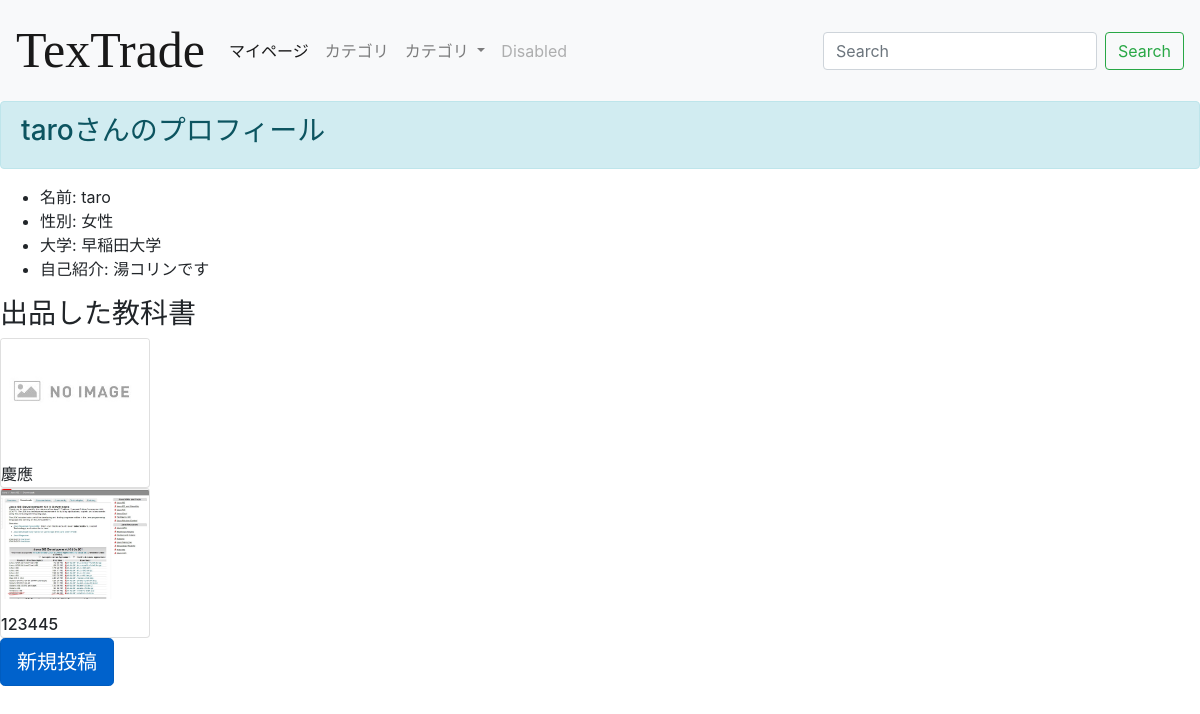
The app's page /profile/1 with its own data.
### textapp/models.py (models this page shows, shortened)
class Usermodel(models.Model):
    intro = models.TextField(blank=True, default='')
    user = models.OneToOneField(User, on_delete=models.CASCADE, related_name='profile',null='True')
    gender = models.CharField(max_length=20, blank=True)
    college = models.CharField(max_length=30, blank=True)

class Textbookmodel(models.Model):
    title = models.CharField(max_length=100)
    content =models.TextField()
    author = models.CharField(max_length=100)
    images = models.ImageField(upload_to='', null=True ,blank=True ,default='noimage.jpg')
    good = models.IntegerField(null=True, blank=True, default=0)
    goodtext = models.CharField(max_length=200, null=True, blank=True, default='a')
    published_date = models.DateTimeField(blank=True,null=True)
    created_date = models.DateTimeField(default=timezone.now)
    live = models.BooleanField(default=False)
    price = models.IntegerField(default=0)
    collegecategory = models.CharField(max_length=30 ,blank=True)
    facultycategory = models.CharField(max_length=30 ,blank=True)
    status = models.CharField(max_length=30 ,blank=True)
    trading = models.BooleanField(default=False)
    class Meta:
        ordering = ['-created_date']

### textapp/views.py (the view)
# urls.py: path('profile/',profilefunc,name='profile'),
def profilefunc(request,pk):
    profile=Usermodel.objects.get(pk=pk)
    objects=Textbookmodel.objects.filter(author__exact=profile.user)
    return render(request,'profile.html',{
        'profile':profile,
        'objects':objects,
    })

### templates/profile.html (shortened to what this page needs)
{% extends 'base.html' %}
{% block header %}
<header class="sticky-top">
    <nav class="navbar navbar-expand-lg navbar-light bg-light">
        <a class="navbar-brand" href="#" style="font-size: 50px; font-family:fantasy;">TexTrade</a>
        <div class="collapse navbar-collapse" id="navbarSupportedContent">
          <ul class="navbar-nav mr-auto">
            <li class="nav-item active">
              <a class="nav-link" href="#">マイページ <span class="sr-only">(current)</span></a>
            </li>
            <li class="nav-item">
              <a class="nav-link" href="#">カテゴリ</a>
            </li>
            <li class="nav-item dropdown">
              <a class="nav-link dropdown-toggle" href="#" id="navbarDropdown" role="button" data-toggle="dropdown" aria-haspopup="true" aria-expanded="false">
                カテゴリ
              </a>
            </li>
            <li class="nav-item">
              <a class="nav-link disabled" href="#">Disabled</a>
            </li>
          </ul>
          <form class="form-inline my-2 my-lg-0">
            <input class="form-control mr-sm-2" type="search" placeholder="Search" aria-label="Search">
            <button class="btn btn-outline-success my-2 my-sm-0" type="submit">Search</button>
          </form>
        </div>
      </nav>
    </header>
<div class="alert alert-info"  role="alert">
    <h3>{{ profile.user}}さんのプロフィール</h3>
  </div>
{% endblock header %}
{% block content %}
<div class="box">
  <ul>
    <li>名前: {{ profile.user }}</li>
    <li>性別: {{ profile.gender }}</li>
    <li>大学: {{ profile.college }}</li>
    <li>自己紹介: {{ profile.intro }}</li>
  </ul>
  <h3>出品した教科書</h3>
  <div class="listcontainer">
  {% for item in objects %}
  <div class="card-card" >
  <div class="card" style="width: 150px; height: 150px;">
    {% if item.images %}
      <p><img src="{{item.images.url}}" width=150 height=110 class="card-img-top" alt="..."></p>
    {% endif %}
      <div class="card-b">
        <h6 class="card-title">{{item.title}}</h6>
      </div>
    </div>
  </div>
  {% endfor%}
  </div>
  <div class="post"><a href="{% url 'create' %}" class="btn btn-primary btn-lg active" role="button" aria-pressed="true">新規投稿</a>
  </div>
  </div>
{% endblock content %}

### records on screen
Usermodel: user "taro", gender "女性", college "早稲田大学", intro "湯コリンです"
Textbookmodel: images (placeholder picture), title "慶應"
Textbookmodel: images (picture), title "123445"
